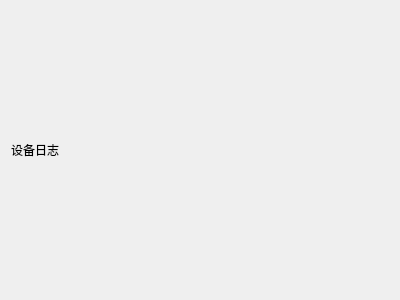
<?xml version="1.0" encoding="UTF-8"?>
<ui version="4.0">
 <class>DeviceLog</class>
 <widget class="QWidget" name="DeviceLog">
  <property name="geometry">
   <rect>
    <x>0</x>
    <y>0</y>
    <width>400</width>
    <height>300</height>
   </rect>
  </property>
  <property name="windowTitle">
   <string>Form</string>
  </property>
  <layout class="QGridLayout" name="gridLayout">
   <item row="0" column="0">
    <widget class="QLabel" name="label">
     <property name="text">
      <string>设备日志</string>
     </property>
    </widget>
   </item>
  </layout>
 </widget>
 <resources/>
 <connections/>
</ui>
